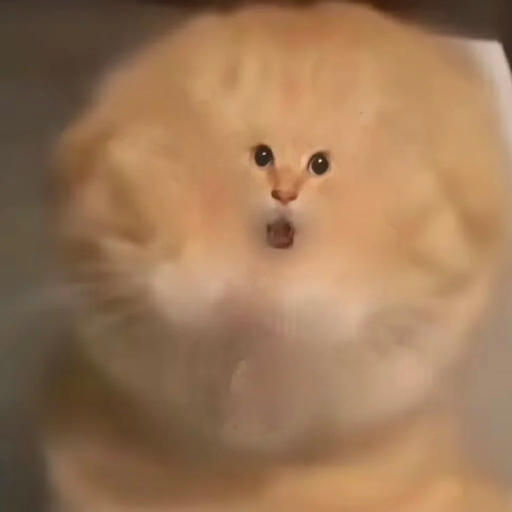
#> input picture 大二下/多媒体/作业/第二次实验/cat_1.png, 512 x 512 px
$ python task1.py
#> lines starting #> are read from the running program, lines starting #| are printed output that depends on the picture
import cv2
import numpy as np

def create_cat_collage():
    img1 = cv2.imread('cat_1.png')
#> img1 is the input picture: shape (512, 512, 3); mean B, G, R 87.1, 119.7, 156.6
    img2 = cv2.imread('cat_2.png')
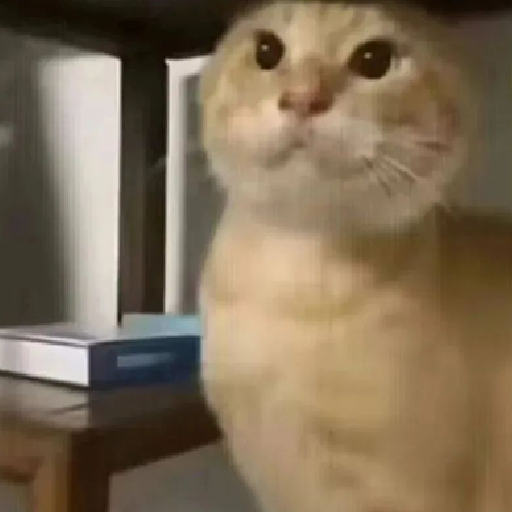
#> input picture 大二下/多媒体/作业/第二次实验/cat_2.png, 512 x 512 px
#> img2 is the input picture: shape (512, 512, 3); mean B, G, R 86.1, 110, 127.6
    img3 = cv2.imread('cat_3.png')
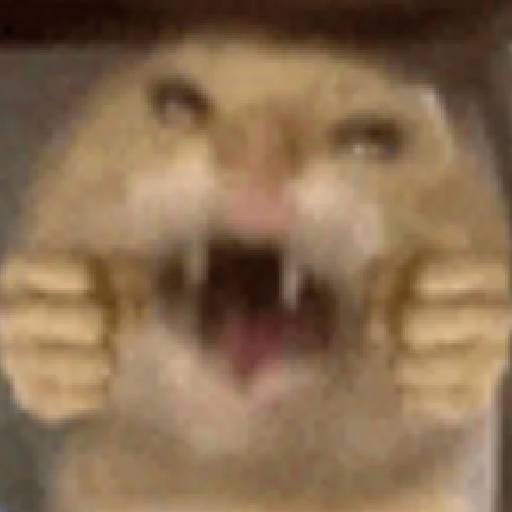
#> input picture 大二下/多媒体/作业/第二次实验/cat_3.png, 512 x 512 px
#> img3 is the input picture: shape (512, 512, 3); mean B, G, R 80.4, 109, 136.5
    img4 = cv2.imread('cat_4.png')
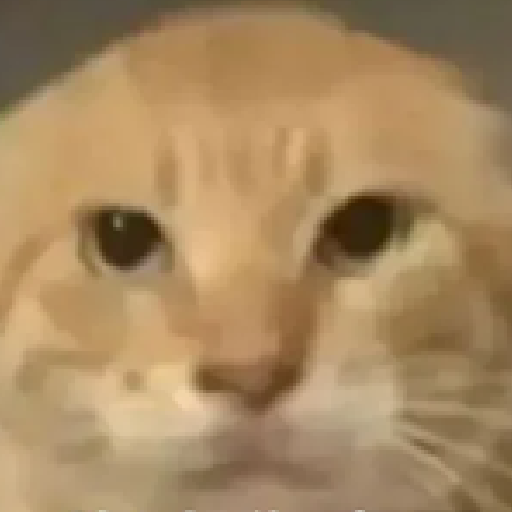
#> input picture 大二下/多媒体/作业/第二次实验/cat_4.png, 512 x 512 px
#> img4 is the input picture: shape (512, 512, 3); mean B, G, R 96.2, 136.9, 167.4

    images = [img1, img2, img3, img4]

    top_row = np.hstack((img1, img2))
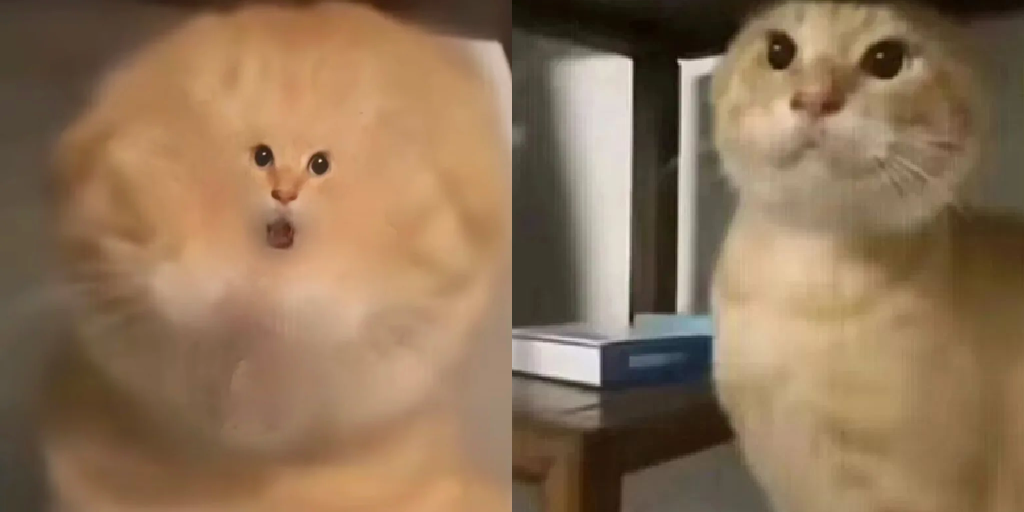
#> top_row: shape (512, 1024, 3); mean B, G, R 86.6, 114.8, 142.1
    bottom_row = np.hstack((img3, img4))
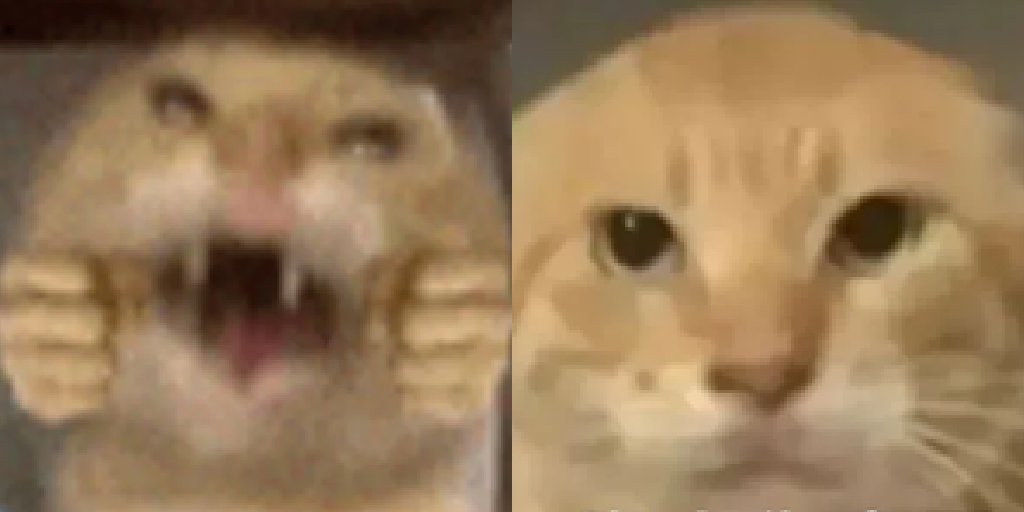
#> bottom_row: shape (512, 1024, 3); mean B, G, R 88.3, 122.9, 152
    collage = np.vstack((top_row, bottom_row))
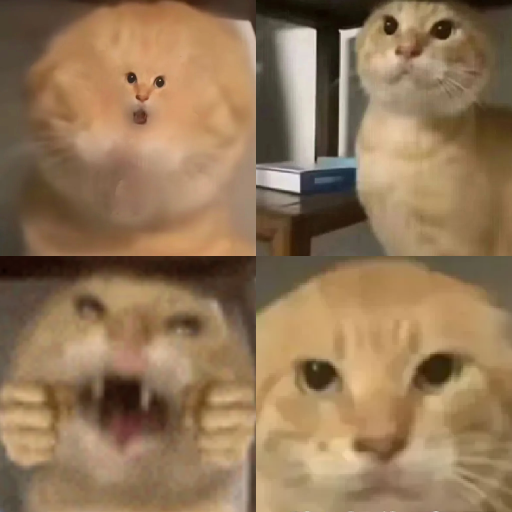
#> collage: shape (1024, 1024, 3) (shown at 1/2 size); mean B, G, R 87.5, 118.9, 147

    cv2.imwrite('cat_collage_result.png', collage)
    print("拼贴画已保存为: cat_collage_result.png")

    cv2.imshow('Cat Collage', collage)
    cv2.waitKey(0)
    cv2.destroyAllWindows()

if __name__ == "__main__":
    create_cat_collage()
